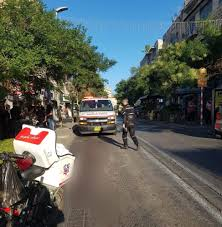
#> input picture Server/tests/test_images/File1.jpg, 222 x 227 px
$ python -i vision_service.py   (imports and definitions only)
#> lines starting #> are read from the running program, lines starting #| are printed output that depends on the picture
import cv2
import numpy as np
import logging

from core.config import TARGET_SIZE, DARK_IMAGE_THRESHOLD, MIN_IMAGE_BYTES

logger = logging.getLogger(__name__)


def process_image(image_bytes: bytes) -> np.ndarray:
    """
    Full preprocessing pipeline:
    1. Validate image bytes
    2. Decode
    3. Edge case checks (dark/black image)
    4. Letterbox resize
    5. BGR → RGB → CHW → Normalize → Batch
    """
    # Edge case: empty or too small file
    if len(image_bytes) < MIN_IMAGE_BYTES:
        raise ValueError(f"Image too small ({len(image_bytes)} bytes). File may be empty or corrupted.")

    # Decode
    nparr = np.frombuffer(image_bytes, np.uint8)
    img = cv2.imdecode(nparr, cv2.IMREAD_COLOR)

    if img is None:
        raise ValueError("Failed to decode image. The file might be corrupted or not a valid image format.")

    # Edge case: dark/black image (low light conditions)
    if is_dark_image(img):
        raise ValueError("Image is too dark. The camera may be covered or lighting is insufficient.")

    # 1. Letterbox resize (aspect ratio preserved)
    img_resized = letterbox_resize(img, TARGET_SIZE)

    # 2. BGR → RGB
    img_rgb = cv2.cvtColor(img_resized, cv2.COLOR_BGR2RGB)

    # 3. HWC → CHW (channels first for PyTorch)
    img_transposed = img_rgb.transpose((2, 0, 1))

    # 4. Normalize to [0, 1]
    img_normalized = img_transposed.astype(np.float32) / 255.0

    # 5. Add batch dimension → (1, 3, 640, 640)
    img_tensor = np.expand_dims(img_normalized, axis=0)

    return img_tensor


def letterbox_resize(img: np.ndarray, target_size: int) -> np.ndarray:
    """
    Resize image while preserving aspect ratio, padding with gray (114).
    This is the standard YOLO preprocessing — avoids distortion.
    """
    h, w = img.shape[:2]
    scale = min(target_size / h, target_size / w)

    new_w = int(w * scale)
    new_h = int(h * scale)
    resized = cv2.resize(img, (new_w, new_h), interpolation=cv2.INTER_LINEAR)

    canvas = np.full((target_size, target_size, 3), 114, dtype=np.uint8)

    top = (target_size - new_h) // 2
    left = (target_size - new_w) // 2
    canvas[top:top + new_h, left:left + new_w] = resized

    return canvas


def is_dark_image(img: np.ndarray) -> bool:
    """
    Check if image is too dark (camera covered, night without light, etc.)
    Converts to grayscale and checks mean intensity.
    """
    gray = cv2.cvtColor(img, cv2.COLOR_BGR2GRAY)
    mean_intensity = np.mean(gray)
    logger.debug(f"Image mean intensity: {mean_intensity:.1f}")
    return mean_intensity < DARK_IMAGE_THRESHOLD

>>> import cv2
>>> picture = cv2.imread('../tests/test_images/File1.jpg', cv2.IMREAD_GRAYSCALE)
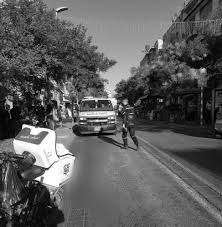
#> picture: shape (227, 222); min 0, max 255, mean 91.9
#> (the run stopped early here; a loop or call above may not have finished)

$ run again, on Server/tests/test_images/File2.jpg
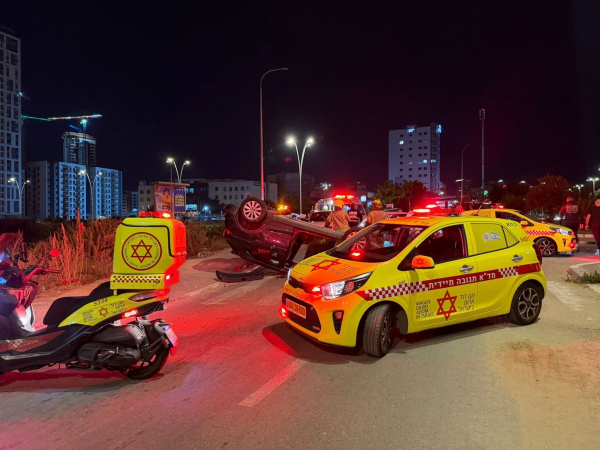
#> input picture Server/tests/test_images/File2.jpg, 1200 x 900 px (shown at 1/2 size)
#> `picture = cv2.imread('../tests/test_images/File1.jpg', cv2.IMREAD_GRAY..`:
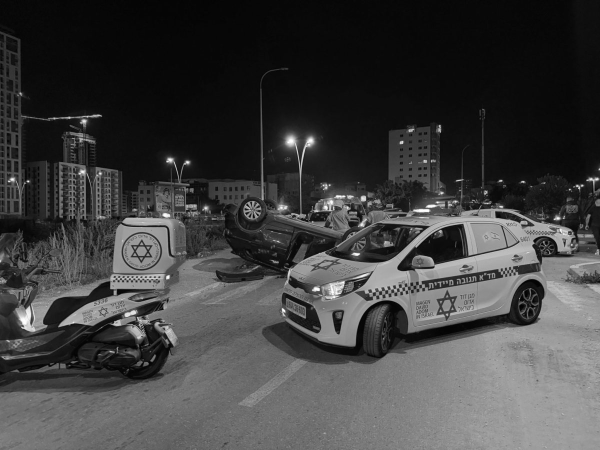
#> picture: shape (900, 1200) (shown at 1/2 size); min 0, max 255, mean 64.4

$ run again, on Server/tests/test_images/File3.jpg
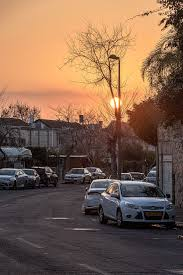
#> input picture Server/tests/test_images/File3.jpg, 183 x 275 px
#> `picture = cv2.imread('../tests/test_images/File1.jpg', cv2.IMREAD_GRAY..`:
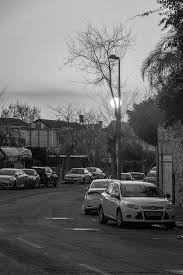
#> picture: shape (275, 183); min 0, max 255, mean 104.4
